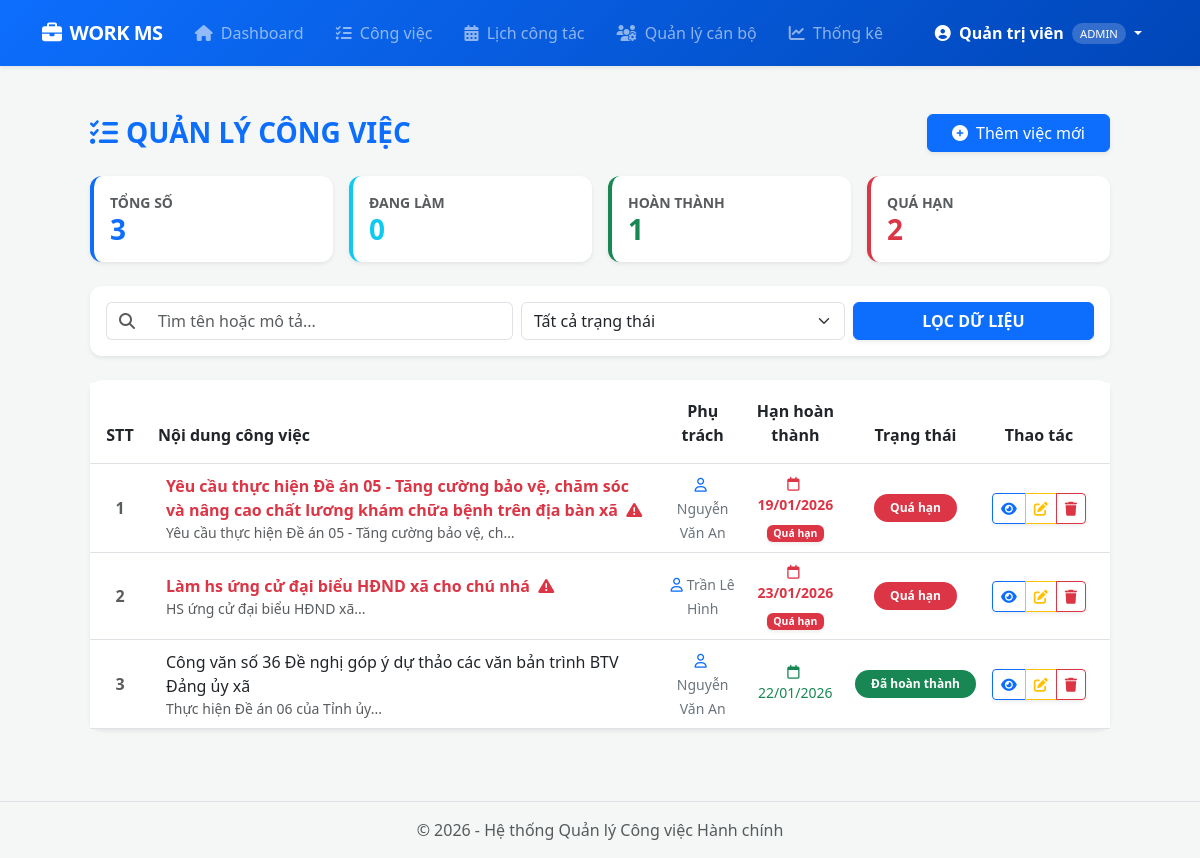
/modules/tasks/list.php (signed in), run on an earlier commit of the app's database.
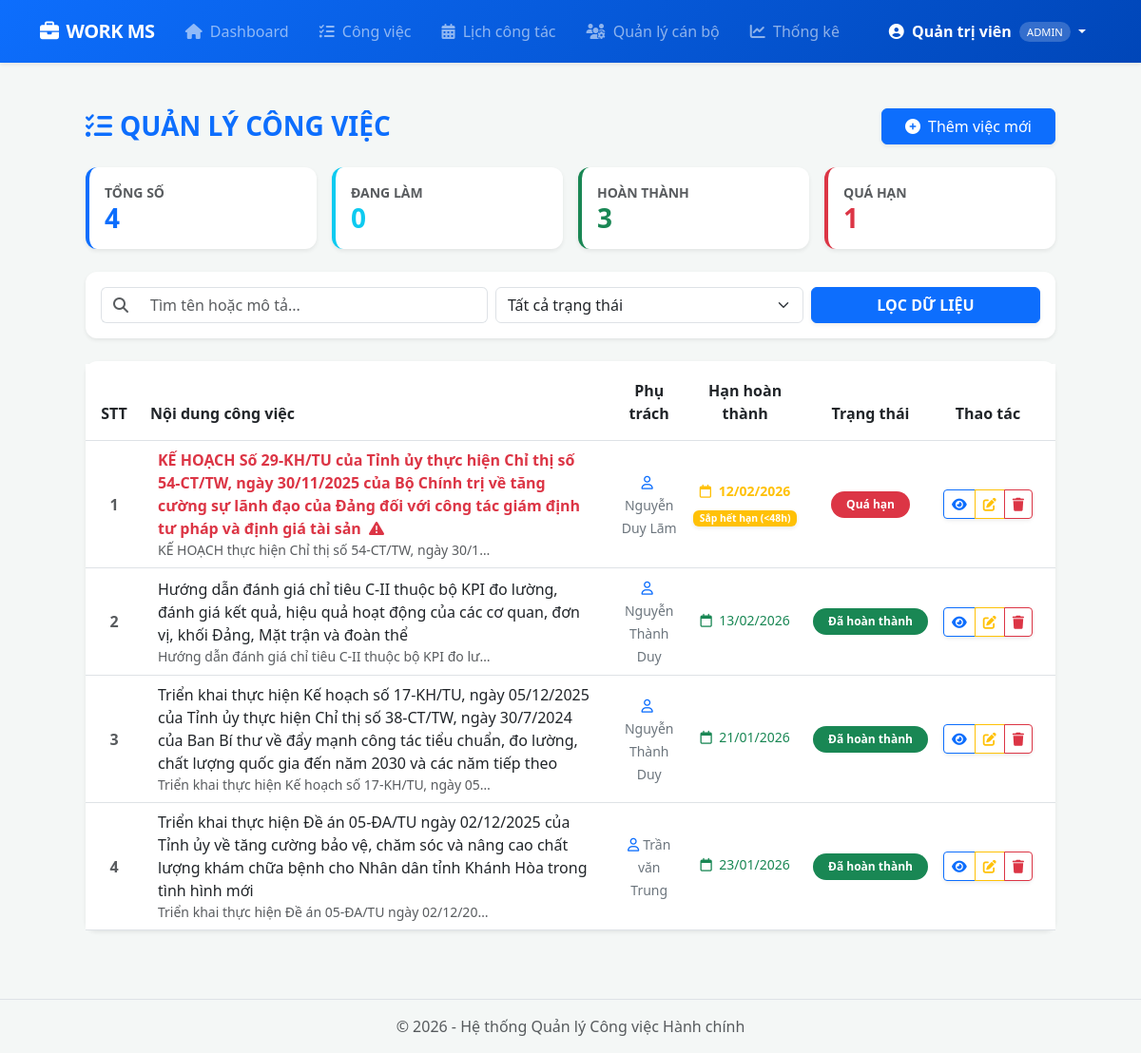
And on a later commit of the database.
### tables this page shows
CREATE TABLE `cong_viec` (
  `id` int(11) NOT NULL,
  `ten_cong_viec` varchar(255) NOT NULL,
  `mo_ta` text DEFAULT NULL,
  `nguoi_giao_id` int(11) DEFAULT NULL,
  `nguoi_thuc_hien_id` int(11) DEFAULT NULL,
  `ngay_nhan` date DEFAULT NULL,
  `han_hoan_thanh` date DEFAULT NULL,
  `ngay_hoan_thanh_thuc_te` date DEFAULT NULL,
  `trang_thai` enum('Chưa thực hiện','Đang thực hiện','Đã hoàn thành','Quá hạn') DEFAULT 'Chưa thực hiện',
  `san_pham_mo_ta` text DEFAULT NULL,
  `created_at` timestamp NOT NULL DEFAULT current_timestamp(),
  `updated_at` timestamp NOT NULL DEFAULT current_timestamp() ON UPDATE current_timestamp()
);

CREATE TABLE `users` (
  `id` int(11) NOT NULL,
  `username` varchar(50) NOT NULL,
  `password` varchar(255) NOT NULL,
  `ho_ten` varchar(100) NOT NULL,
  `role` enum('admin','nguoi_giao_viec','nguoi_thuc_hien') DEFAULT 'nguoi_thuc_hien',
  `created_at` timestamp NOT NULL DEFAULT current_timestamp()
);

### modules/tasks/list.php (the view, shortened to what the changed rows need)
<?php
require_once '../../config/database.php';
function getDeadlineStatus($deadline_str, $trang_thai)
{
    if ($trang_thai === 'Đã hoàn thành') {
        return ['text' => 'Hoàn thành', 'class' => 'text-success', 'alert' => false];
    }
    $deadline = strtotime($deadline_str);
    $now = time();
    $diff = $deadline - $now;
    if ($diff < 0) {
        return ['text' => 'Quá hạn', 'class' => 'text-danger fw-bold', 'alert' => 'danger'];
    }
    if ($diff <= 172800) {
        return ['text' => 'Sắp hết hạn (<48h)', 'class' => 'text-warning fw-bold', 'alert' => 'warning'];
    }
    return ['text' => 'Đang tiến hành', 'class' => 'text-primary', 'alert' => false];
}
$limit = 15;
$page = isset($_GET['page']) ? max(1, (int)$_GET['page']) : 1;
$offset = ($page - 1) * $limit;
$role = $_SESSION['role'];
$where = "WHERE 1=1";
$sql_stats = "SELECT
    COUNT(*) as total,
    SUM(CASE WHEN trang_thai = 'Chưa thực hiện' THEN 1 ELSE 0 END) as pending,
    SUM(CASE WHEN trang_thai = 'Đang thực hiện' THEN 1 ELSE 0 END) as doing,
    SUM(CASE WHEN trang_thai = 'Đã hoàn thành' THEN 1 ELSE 0 END) as done,
    SUM(CASE WHEN trang_thai = 'Quá hạn' THEN 1 ELSE 0 END) as overdue
FROM cong_viec cv $where";
$res_stats = mysqli_query($conn, $sql_stats);
$stats = mysqli_fetch_assoc($res_stats);
$sql = "SELECT cv.*, u.ho_ten as nguoi_lam
        FROM cong_viec cv
        LEFT JOIN users u ON cv.nguoi_thuc_hien_id = u.id
        $where
        ORDER BY
            CASE
                WHEN cv.trang_thai = 'Quá hạn' THEN 1
                WHEN cv.trang_thai = 'Đang thực hiện' THEN 2
                WHEN cv.trang_thai = 'Chưa thực hiện' THEN 3
                WHEN cv.trang_thai = 'Đã hoàn thành' THEN 4
                ELSE 5
            END ASC,
            cv.created_at DESC
        LIMIT $limit OFFSET $offset";
$result = mysqli_query($conn, $sql);
include '../../includes/header.php';
?>
<div class="container-fluid py-4 px-lg-5">
    <div class="row g-3 mb-4" id="stats-container">
        <div class="col-md-3">
            <div class="card card-stats shadow-sm bg-white border-start border-primary border-4">
                <div class="card-body">
                    <div class="text-muted small fw-bold text-uppercase">Tổng số</div>
                    <h3 class="fw-bold mb-0 text-primary"><?= $stats['total'] ?></h3>
                </div>
            </div>
        </div>
        <div class="col-md-3">
            <div class="card card-stats shadow-sm bg-white border-start border-success border-4">
                <div class="card-body">
                    <div class="text-muted small fw-bold text-uppercase">Hoàn thành</div>
                    <h3 class="fw-bold mb-0 text-success"><?= $stats['done'] ?? 0 ?></h3>
                </div>
            </div>
        </div>
        <div class="col-md-3">
            <div class="card card-stats shadow-sm bg-white border-start border-danger border-4">
                <div class="card-body">
                    <div class="text-muted small fw-bold text-uppercase">Quá hạn</div>
                    <h3 class="fw-bold mb-0 text-danger"><?= $stats['overdue'] ?? 0 ?></h3>
                </div>
            </div>
        </div>
    </div>
    <div class="card shadow-sm border-0">
        <div class="table-responsive">
            <table class="table align-middle mb-0">
                <thead class="bg-light">
                    <tr>
                        <th class="text-center py-3" style="width: 60px;">STT</th>
                        <th class="py-3">Nội dung công việc</th>
                        <th class="text-center py-3">Phụ trách</th>
                        <th class="text-center py-3">Hạn hoàn thành</th>
                        <th class="text-center py-3">Trạng thái</th>
                        <th class="text-center py-3 pe-4">Thao tác</th>
                    </tr>
                </thead>
                <tbody class="bg-white">
                    <?php
                    $stt = $offset + 1;
                    while ($row = mysqli_fetch_assoc($result)):
                        $deadline = getDeadlineStatus($row['han_hoan_thanh'], $row['trang_thai']);
                        $is_overdue = ($row['trang_thai'] == 'Quá hạn');
                        $is_done = ($row['trang_thai'] == 'Đã hoàn thành');
                        $badge_color = "bg-light text-dark border";
                        if ($is_done) $badge_color = "bg-success text-white";
                        if ($is_overdue) $badge_color = "bg-danger text-white";
                    ?>
                        <tr class="<?= $is_overdue ? 'bg-priority' : '' ?>">
                            <td class="text-center text-muted fw-bold"><?= $stt++ ?></td>
                            <td class="px-3">
                                <div class="<?= $is_done ? 'fw-normal' : 'fw-bold' ?> <?= $is_overdue ? 'text-danger' : 'text-dark' ?>">
                                    <?= htmlspecialchars($row['ten_cong_viec']) ?>
                                    <?php if ($is_overdue): ?> <i class="fa fa-exclamation-triangle ms-1"></i> <?php endif; ?>
                                </div>
                                <div class="small text-muted text-truncate" style="max-width: 350px;">
                                    <?= mb_substr(strip_tags($row['mo_ta']), 0, 80) ?>...
                                </div>
                            </td>
                            <td class="text-center">
                                <span class="small text-secondary">
                                    <i class="fa-regular fa-user me-1 text-primary"></i><?= htmlspecialchars($row['nguoi_lam']) ?>
                                </span>
                            </td>
                            <td class="text-center">
                                <div class="<?= $deadline['class'] ?> small mb-1">
                                    <i class="fa-regular fa-calendar me-1"></i>
                                    <?= date('d/m/Y', strtotime($row['han_hoan_thanh'])) ?>
                                </div>
                                <?php if ($deadline['alert']): ?>
                                    <span class="badge bg-<?= $deadline['alert'] ?> animate-pulse shadow-sm" style="font-size: 0.65rem;">
                                        <?= $deadline['text'] ?>
                                    </span>
                                <?php endif; ?>
                            </td>
                            <td class="text-center">
                                <span class="badge <?= $badge_color ?> rounded-pill px-3 py-2" style="font-size: 0.75rem;">
                                    <?= $row['trang_thai'] ?>
                                </span>
                            </td>
                            <td class="text-center pe-4">
                                <div class="btn-group shadow-sm">
                                    <a href="detail.php?id=<?= $row['id'] ?>" class="btn btn-sm btn-outline-primary"><i class="fa fa-eye"></i></a>
                                    <?php if ($role === 'admin'): ?>
                                        <a href="edit.php?id=<?= $row['id'] ?>" class="btn btn-sm btn-outline-warning"><i class="fa fa-edit"></i></a>
                                        <a href="javascript:void(0)" onclick="confirmDelete(<?= $row['id'] ?>)" class="btn btn-sm btn-outline-danger">
                                            <i class="fa fa-trash"></i>
                                        </a>
                                    <?php endif; ?>
                                </div>
                            </td>
                        </tr>
                    <?php endwhile; ?>
                </tbody>
            </table>
        </div>
    </div>
</div>
<?php include '../../includes/footer.php'; ?>

What changed in the data, as far as the page shows it:
removed cong_viec: ten_cong_viec "Yêu cầu thực hiện Đề án 05 - Tăng cường bảo vệ, chăm sóc và nâng cao chất lương khám chữa bệnh trên địa bàn xã", mo_ta "Yêu cầu thực hiện Đề án 05 - Tăng cường bảo vệ, ch…", nguoi_thuc_hien.ho_ten "Nguyễn Văn An", han_hoan_thanh "19/01/2026", trang_thai "Quá hạn"
removed cong_viec: ten_cong_viec "Làm hs ứng cử đại biểu HĐND xã cho chú nhá", mo_ta "HS ứng cử đại biểu HĐND xã", nguoi_thuc_hien.ho_ten "Trần Lê Hình", han_hoan_thanh "23/01/2026", trang_thai "Quá hạn"
removed cong_viec: ten_cong_viec "Công văn số 36 Đề nghị góp ý dự thảo các văn bản trình BTV Đảng ủy xã", mo_ta "Thực hiện Đề án 06 của Tỉnh ủy", nguoi_thuc_hien.ho_ten "Nguyễn Văn An", han_hoan_thanh "22/01/2026", trang_thai "Đã hoàn thành"
added cong_viec: ten_cong_viec "KẾ HOẠCH Số 29-KH/TU của Tỉnh ủy thực hiện Chỉ thị số 54-CT/TW, ngày 30/11/2025 của Bộ Chính trị về tăng cường sự lãnh đạo của Đảng đối với công tác giám định tư pháp và định giá tài sản", mo_ta "KẾ HOẠCH thực hiện Chỉ thị số 54-CT/TW, ngày 30/1…", nguoi_thuc_hien.ho_ten "Nguyễn Duy Lãm", han_hoan_thanh "12/02/2026", han_hoan_thanh+trang_thai "Sắp hết hạn (<48h)", trang_thai "Quá hạn"
added cong_viec: ten_cong_viec "Hướng dẫn đánh giá chỉ tiêu C-II thuộc bộ KPI đo lường, đánh giá kết quả, hiệu quả hoạt động của các cơ quan, đơn vị, khối Đảng, Mặt trận và đoàn thể", mo_ta "Hướng dẫn đánh giá chỉ tiêu C-II thuộc bộ KPI đo lư…", nguoi_thuc_hien.ho_ten "Nguyễn Thành Duy", han_hoan_thanh "13/02/2026", trang_thai "Đã hoàn thành"
added cong_viec: ten_cong_viec "Triển khai thực hiện Kế hoạch số 17-KH/TU, ngày 05/12/2025 của Tỉnh ủy thực hiện Chỉ thị số 38-CT/TW, ngày 30/7/2024 của Ban Bí thư về đẩy mạnh công tác tiểu chuẩn, đo lường, chất lượng quốc gia đến năm 2030 và các năm tiếp theo", mo_ta "Triển khai thực hiện Kế hoạch số 17-KH/TU, ngày 05…", nguoi_thuc_hien.ho_ten "Nguyễn Thành Duy", han_hoan_thanh "21/01/2026", trang_thai "Đã hoàn thành"
added cong_viec: ten_cong_viec "Triển khai thực hiện Đề án 05-ĐA/TU ngày 02/12/2025 của Tỉnh ủy về tăng cường bảo vệ, chăm sóc và nâng cao chất lượng khám chữa bệnh cho Nhân dân tỉnh Khánh Hòa trong tình hình mới", mo_ta "Triển khai thực hiện Đề án 05-ĐA/TU ngày 02/12/20…", nguoi_thuc_hien.ho_ten "Trần văn Trung", han_hoan_thanh "23/01/2026", trang_thai "Đã hoàn thành"
Also different on the page:
$stats['total']: "3" → "4"
$stats['done']: "1" → "3"
$stats['overdue']: "2" → "1"
